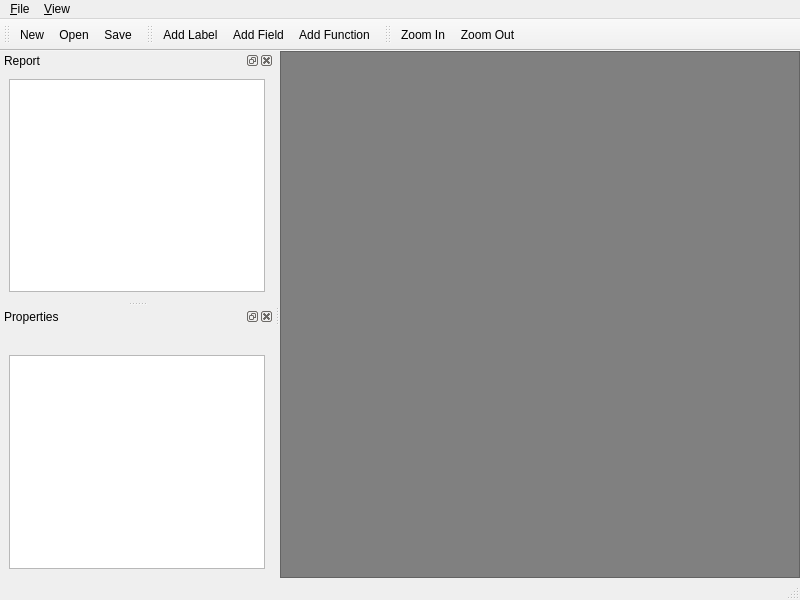
<?xml version="1.0" encoding="UTF-8"?>
<ui version="4.0">
 <class>MainWindow</class>
 <widget class="QMainWindow" name="MainWindow">
  <property name="geometry">
   <rect>
    <x>0</x>
    <y>0</y>
    <width>800</width>
    <height>600</height>
   </rect>
  </property>
  <property name="windowTitle">
   <string>Franq Designer</string>
  </property>
  <widget class="QWidget" name="centralwidget">
   <property name="styleSheet">
    <string notr="true">background: rgb(128, 128, 128)</string>
   </property>
   <layout class="QVBoxLayout" name="verticalLayout_3">
    <property name="margin">
     <number>0</number>
    </property>
    <item>
     <widget class="QGraphicsView" name="graphicsView"/>
    </item>
   </layout>
  </widget>
  <widget class="QMenuBar" name="menubar">
   <property name="geometry">
    <rect>
     <x>0</x>
     <y>0</y>
     <width>800</width>
     <height>25</height>
    </rect>
   </property>
   <widget class="QMenu" name="menu_File">
    <property name="title">
     <string>&amp;File</string>
    </property>
    <addaction name="action_New"/>
    <addaction name="action_Open"/>
    <addaction name="action_Save"/>
    <addaction name="action_Save_As"/>
    <addaction name="separator"/>
    <addaction name="actionE_xit"/>
   </widget>
   <widget class="QMenu" name="menu_View">
    <property name="title">
     <string>&amp;View</string>
    </property>
    <addaction name="action_Zoom_In"/>
    <addaction name="action_Zoom_Out"/>
   </widget>
   <addaction name="menu_File"/>
   <addaction name="menu_View"/>
  </widget>
  <widget class="QStatusBar" name="statusbar"/>
  <widget class="QDockWidget" name="dockWidget">
   <property name="minimumSize">
    <size>
     <width>120</width>
     <height>132</height>
    </size>
   </property>
   <property name="windowTitle">
    <string>Report</string>
   </property>
   <attribute name="dockWidgetArea">
    <number>1</number>
   </attribute>
   <widget class="QWidget" name="dockWidgetContents">
    <layout class="QVBoxLayout" name="verticalLayout_2">
     <item>
      <widget class="QTreeView" name="structure"/>
     </item>
    </layout>
   </widget>
  </widget>
  <widget class="QDockWidget" name="dockWidget_2">
   <property name="windowTitle">
    <string>Properties</string>
   </property>
   <attribute name="dockWidgetArea">
    <number>1</number>
   </attribute>
   <widget class="QWidget" name="dockWidgetContents_2">
    <layout class="QVBoxLayout" name="verticalLayout">
     <item>
      <widget class="QLabel" name="componentName">
       <property name="text">
        <string/>
       </property>
      </widget>
     </item>
     <item>
      <widget class="QTableView" name="properties">
       <attribute name="horizontalHeaderVisible">
        <bool>false</bool>
       </attribute>
       <attribute name="horizontalHeaderStretchLastSection">
        <bool>true</bool>
       </attribute>
       <attribute name="verticalHeaderVisible">
        <bool>false</bool>
       </attribute>
      </widget>
     </item>
    </layout>
   </widget>
  </widget>
  <widget class="QToolBar" name="toolBar">
   <property name="minimumSize">
    <size>
     <width>0</width>
     <height>32</height>
    </size>
   </property>
   <property name="windowTitle">
    <string>toolBar</string>
   </property>
   <attribute name="toolBarArea">
    <enum>TopToolBarArea</enum>
   </attribute>
   <attribute name="toolBarBreak">
    <bool>false</bool>
   </attribute>
   <addaction name="action_New"/>
   <addaction name="action_Open"/>
   <addaction name="action_Save"/>
  </widget>
  <widget class="QToolBar" name="toolBar_2">
   <property name="windowTitle">
    <string>toolBar_2</string>
   </property>
   <attribute name="toolBarArea">
    <enum>TopToolBarArea</enum>
   </attribute>
   <attribute name="toolBarBreak">
    <bool>false</bool>
   </attribute>
   <addaction name="action_Add_Label"/>
   <addaction name="action_Add_Field"/>
   <addaction name="action_Add_Function"/>
  </widget>
  <widget class="QToolBar" name="toolBar_3">
   <property name="windowTitle">
    <string>toolBar_3</string>
   </property>
   <attribute name="toolBarArea">
    <enum>TopToolBarArea</enum>
   </attribute>
   <attribute name="toolBarBreak">
    <bool>false</bool>
   </attribute>
   <addaction name="action_Zoom_In"/>
   <addaction name="action_Zoom_Out"/>
  </widget>
  <action name="action_New">
   <property name="icon">
    <iconset theme="document-new">
     <normaloff/>
    </iconset>
   </property>
   <property name="text">
    <string>&amp;New</string>
   </property>
  </action>
  <action name="action_Open">
   <property name="icon">
    <iconset theme="document-open">
     <normaloff/>
    </iconset>
   </property>
   <property name="text">
    <string>&amp;Open</string>
   </property>
   <property name="shortcut">
    <string>Ctrl+O</string>
   </property>
  </action>
  <action name="action_Save">
   <property name="icon">
    <iconset theme="document-save">
     <normaloff/>
    </iconset>
   </property>
   <property name="text">
    <string>&amp;Save</string>
   </property>
   <property name="shortcut">
    <string>Ctrl+S</string>
   </property>
  </action>
  <action name="action_Save_As">
   <property name="text">
    <string>&amp;Save As</string>
   </property>
   <property name="shortcut">
    <string>Ctrl+A</string>
   </property>
  </action>
  <action name="actionE_xit">
   <property name="text">
    <string>&amp;Quit</string>
   </property>
   <property name="shortcut">
    <string>Ctrl+Q</string>
   </property>
  </action>
  <action name="action_Add_Label">
   <property name="text">
    <string>Add Label</string>
   </property>
  </action>
  <action name="action_Add_Function">
   <property name="text">
    <string>Add Function</string>
   </property>
  </action>
  <action name="action_Zoom_In">
   <property name="icon">
    <iconset theme="zoom-in">
     <normaloff/>
    </iconset>
   </property>
   <property name="text">
    <string>&amp;Zoom In</string>
   </property>
   <property name="shortcut">
    <string>Ctrl++</string>
   </property>
  </action>
  <action name="action_Zoom_Out">
   <property name="icon">
    <iconset theme="zoom-out">
     <normaloff/>
    </iconset>
   </property>
   <property name="text">
    <string>Zoom &amp;Out</string>
   </property>
   <property name="shortcut">
    <string>Ctrl+-</string>
   </property>
  </action>
  <action name="action_Add_Field">
   <property name="text">
    <string>Add Field</string>
   </property>
  </action>
 </widget>
 <resources/>
 <connections>
  <connection>
   <sender>actionE_xit</sender>
   <signal>activated()</signal>
   <receiver>MainWindow</receiver>
   <slot>close()</slot>
   <hints>
    <hint type="sourcelabel">
     <x>-1</x>
     <y>-1</y>
    </hint>
    <hint type="destinationlabel">
     <x>399</x>
     <y>299</y>
    </hint>
   </hints>
  </connection>
 </connections>
</ui>
